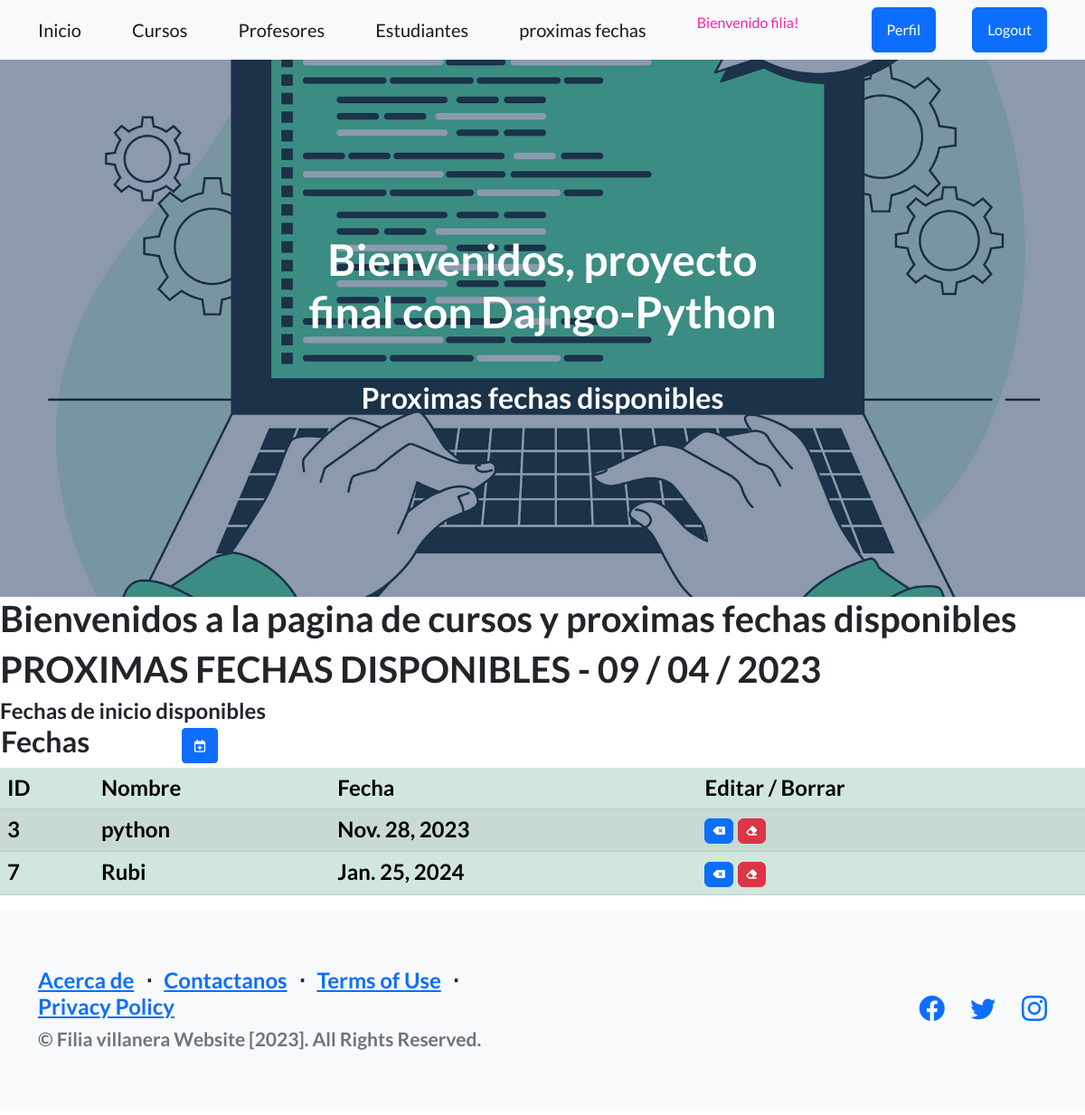
Screenshot of /fechas_proximas/ (signed in) with the database file from the repository.
### app1/models.py (models this page shows, shortened)
class Fechaproxima (LoginRequiredMixin, models.Model):
    nombre = models.CharField(max_length=50)
    fechaProxima = models.DateField()
    class Meta:
        verbose_name = "fecha proxima"
        verbose_name_plural = "fechas proximas"

### app1/views.py (the view)
# urls.py: path('fechas_proximas/', fechaproxima , name= "fechas_proximas" ),
@login_required
def fechaproxima (request):
    contexto = {"fechasproximas": Fechaproxima.objects.all(), 'titulo': 'Proximas fechas disponibles'}
    return render(request, "aplicacion/fechaproxima_list.html", contexto)

### app1/app1/templates/aplicacion/fechaproxima_list.html
{% extends 'aplicacion/base.html' %}
{% load static %}
{% block encabezado %}
    Proximas fechas disponibles
{% endblock encabezado %}
{% block contenido %}
<h1> Bienvenidos a la pagina de cursos y proximas fechas disponibles </h1>
<h1> {{ titulo|upper }} - {% now 'm / d / Y' %} </h1>
<h4>Fechas de inicio disponibles
    <table>
        <tr>
            <td width="200"><h2>Fechas</h2></td>
            <td>
                <a
                href="{% url 'build_fechaproxima'   %}"
                class="btn btn-primary btn-sm"
                ><i class="fa-regular fa-calendar-plus"></i>
                </a>
            </td>
        </tr>
    </table>
<table class="table table-success table-striped">
    <thead>
        <tr>
            <th>ID</th>
            <th>Nombre</th>
            <th>Fecha</th>
            <th>Editar / Borrar</th>
        </tr>
    </thead>
    <tbody>
{% for e in fechasproximas  %}
        <tr>
            <td>{{ e.id  }}</td>
            <td>{{ e.nombre }}</td>
            <td>{{ e.fechaProxima }}</td>
            <td>
                <a
                  href="{% url 'upd_fechaproxima' e.id   %}"
                  class="btn btn-primary"
                  style="--bs-btn-padding-y: .25rem; --bs-btn-padding-x: .5rem; --bs-btn-font-size: .75rem;"
                  ><i class="fa-solid fa-delete-left"></i>
                </a>
                <a
                  href="{% url 'del_fechaproxima' e.id  %}"
                  class="btn btn-danger"
                  style="--bs-btn-padding-y: .25rem; --bs-btn-padding-x: .5rem; --bs-btn-font-size: .75rem;"
                  ><i class="fa-solid fa-eraser"></i>
                </a>
              </td>
        </tr>
{% endfor %}
    </tbody>
</table>
{% endblock contenido %}

### app1/app1/templates/aplicacion/base.html (shortened to what this page needs)
<!DOCTYPE html>
<html lang="en">
    <head>
        {% load static %}
        <link href="https://cdn.jsdelivr.net/npm/bootstrap-icons@1.5.0/font/bootstrap-icons.css" rel="stylesheet" type="text/css" />
        <link href="{% static 'aplicacion/css/styles.css' %}" rel="stylesheet" />
        <link rel="stylesheet" href="https://cdnjs.cloudflare.com/ajax/libs/font-awesome/6.4.0/css/all.min.css">
    </head>
    <body>
        <nav class="navbar navbar-light bg-light static-top">
            <div class="container">
                <a class="navbar-brand" href="{% url 'home' %}">Inicio</a>
                {% if user.is_authenticated %}
                    <a class="navbar-brand" href="{% url 'cursos' %}">Cursos</a>
                    <a class="navbar-brand" href="{% url 'profesores' %}">Profesores</a>
                    <a class="navbar-brand" href="{% url 'estudiantes' %}">Estudiantes</a>
                    <a class="navbar-brand" href="{% url 'fechas_proximas' %}">proximas fechas</a>
                    <p style="color:rgb(246, 35, 176)">Bienvenido {{user.username}}!</p>
                    <a class="btn btn-primary" href="{% url 'editarperfil' %}">Perfil</a>
                    <a class="btn btn-primary" href="{% url 'logout' %}">Logout</a>
                {% else %}
                    <a class="btn btn-success" href="{% url 'registro'    %}">Registro</a>
                    <a class="btn btn-primary" href="{% url 'login' %}">Login</a>
                {% endif %}
            </div>
        </nav>
        <header class="masthead">
            <div class="container position-relative">
                <div class="row justify-content-center">
                    <div class="col-xl-6">
                        <div class="text-center text-white">
                            <h1 class="mb-5">Bienvenidos, proyecto final con Dajngo-Python</h1>
                            <h2>
                            {% block encabezado %}
                            {% endblock encabezado %}
                                </h2>
                        </div>
                    </div>
                </div>
            </div>
        </header>
        {% block contenido %}
        {% endblock contenido %}
        <footer class="footer bg-light">
            <div class="container">
                <div class="row">
                    <div class="col-lg-6 h-100 text-center text-lg-start my-auto">
                        <ul class="list-inline mb-2">
                            <li class="list-inline-item"><a href="#!">Acerca de</a></li>
                            <li class="list-inline-item">⋅</li>
                            <li class="list-inline-item"><a href="#!">Contactanos</a></li>
                            <li class="list-inline-item">⋅</li>
                            <li class="list-inline-item"><a href="#!">Terms of Use</a></li>
                            <li class="list-inline-item">⋅</li>
                            <li class="list-inline-item"><a href="#!">Privacy Policy</a></li>
                        </ul>
                        <p class="text-muted small mb-4 mb-lg-0">&copy; Filia villanera Website [2023]. All Rights Reserved.</p>
                    </div>
                    <div class="col-lg-6 h-100 text-center text-lg-end my-auto">
                        <ul class="list-inline mb-0">
                            <li class="list-inline-item me-4">
                                <a href="#!"><i class="bi-facebook fs-3"></i></a>
                            </li>
                            <li class="list-inline-item me-4">
                                <a href="#!"><i class="bi-twitter fs-3"></i></a>
                            </li>
                            <li class="list-inline-item">
                                <a href="#!"><i class="bi-instagram fs-3"></i></a>
                            </li>
                        </ul>
                    </div>
                </div>
            </div>
        </footer>
    </body>
</html>

### rows the page displays
Fechaproxima: id "3", nombre "python", fechaProxima "Nov. 28, 2023"
Fechaproxima: id "7", nombre "Rubi", fechaProxima "Jan. 25, 2024"

### other values shown
{{ user.username }} "filia"
{{ titulo|upper }} "PROXIMAS FECHAS DISPONIBLES"
